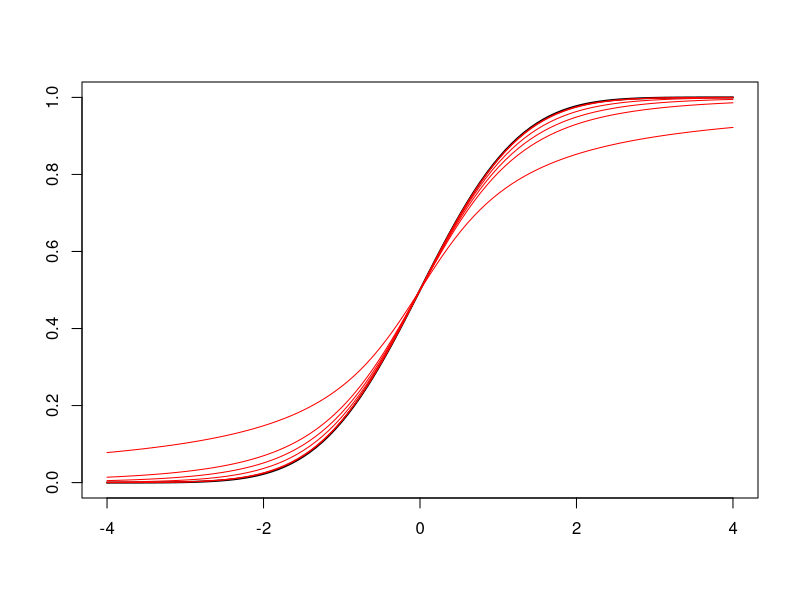
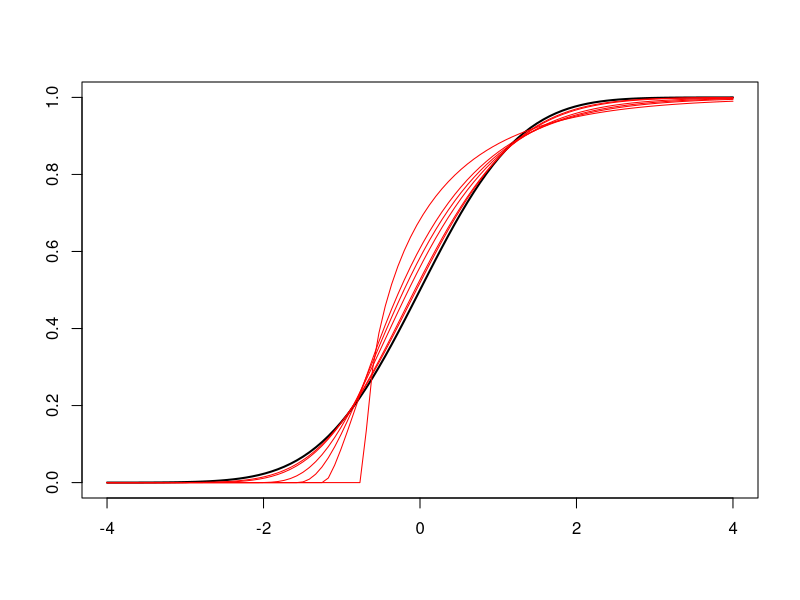
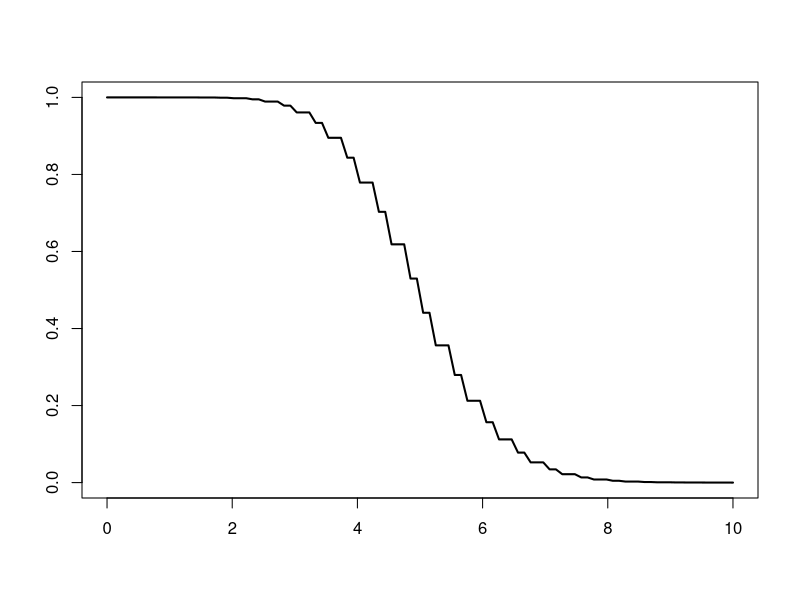
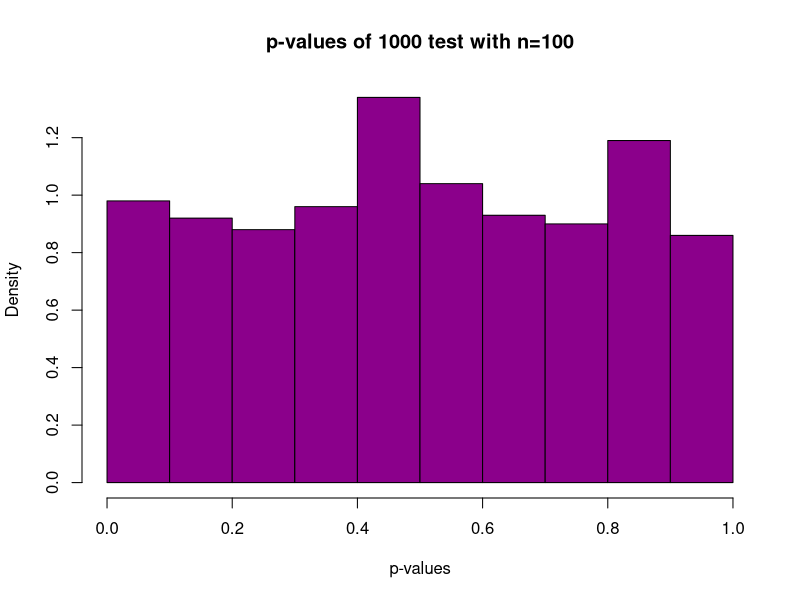

Generate these figures, in order, with R: (Note: a time limit stopped this script after it produced the figures.)
## ---- chunk 1
x <- seq(-4, 4, length=100)
y <- pnorm(x)
plot(x,y, type = "l", lwd = 2, xlab = "", ylab = "")
df <- c(1,3,5,10,50,100)
y <- sapply(df,function(d) pt(x, d))
apply(y,2,function(y) lines(x,y,col="red"))
## ---- chunk 2
x <- seq(-4, 4, length=100)
y <- pnorm(x)
plot(x,y, type = "l", lwd = 2, xlab = "", ylab = "")
df <- c(1,3,5,10,50,100)
y <- sapply(df,function(d) pchisq(x*sqrt(2*d)+d, d))
apply(y,2,function(y) lines(x,y,col="red"))
## ---- chunk 3

ex2pvalue <- function(n,x_mean){
  1-pgamma(5*n, floor(n*x_mean+1), lower = FALSE)
}
x <- seq(0, 10, length=100)
y <- ex2pvalue(4,x)
plot(x,y, type = "l", lwd = 2, xlab = "", ylab = "")
## ---- chunk 4
y <- sapply(1:1000,function(a) ex2pvalue(100,mean(rpois(100, 5))) )
hist(y,
main="p-values of 1000 test with n=100",
xlab="p-values",
xlim=c(0,1),
col="darkmagenta",
freq=FALSE
)
## ---- chunk 5

odp <- sapply(1:10^4, function(a)
  {
    y<-sapply(1:1000,function(a) {ex2pvalue(100,mean(rpois(100, 5)))})
    if(min(y)<= 0.05/1000) return(1)
  })
sum(sapply(odp, sum))/10^4
## ---- chunk 6
odp <- sapply(1:10^4, function(a)
  {
    y<-sapply(1:1000,function(a) ex2pvalue(100,mean(rpois(100, 5))))
    if(-sum(2*log(y))>= qchisq(1-0.05, 2*1000))return(1)
  })
sum(sapply(odp, sum))/10^4
## ---- chunk 7
odp <- sapply(1:10^4, function(a)
  {
    y<-runif(1000,0,1)
    if(-sum(2*log(y))>= qchisq(1-0.05, 2*1000))return(1)
  })
sum(sapply(odp, sum))/10^4
## ---- chunk 8
odp <- sapply(1:10^4, function(a)
  {
    y<-sapply(1:1000,function(a){
        if(a==1){ return(ex2pvalue(100,mean(rpois(100, 7))))}
        if(a>1){return(ex2pvalue(100,mean(rpois(100, 5))))}
      })
    y<-sapply(y,sum)
    
    if(min(y)<= 0.05/1000) return(1)
  })
sum(sapply(odp, sum))/10^4
## ---- chunk 9
odp <- sapply(1:10^4, function(a)
  {
    y<-sapply(1:1000,function(a){
        if(a==1){return(ex2pvalue(100,mean(rpois(100, 7))))}
        if(a>1){return(ex2pvalue(100,mean(rpois(100, 5))))}
      })
    y<-sapply(y, sum)
    if(-sum(2*log(y))>= qchisq(1-0.05, 2*1000))return(1)
  })
sum(sapply(odp, sum))/10^4
## ---- chunk 10
odp <- sapply(1:10^4, function(a)
  {
    y<-sapply(1:1000,function(a){
        if(a<=100){ return(ex2pvalue(100,mean(rpois(100, 5.2))))}
        if(a>100){return(ex2pvalue(100,mean(rpois(100, 5))))}
      })
    y<-sapply(y,sum)
    if(min(y)<= 0.05/1000) return(1)
  })
sum(sapply(odp, sum))/10^4
## ---- chunk 11
odp <- sapply(1:10^4, function(a)
  {
    y<-sapply(1:1000,function(a){
        if(a<=100){return(ex2pvalue(100,mean(rpois(100, 5.2))))}
        if(a>100){return(ex2pvalue(100,mean(rpois(100, 5))))}
      })
    y<-sapply(y, sum)
    if(-sum(2*log(y))>= qchisq(1-0.05, 2*1000))return(1)
  })
sum(sapply(odp, sum))/10^4
## ---- chunk 12
x <- 2:100000
y <- sapply(x,function(a){max(rnorm(a))/sqrt(2*log(a))})
plot(x,y, type = "l", lwd = 2, xlab = "", ylab = "")
y <- sapply(1:10,function(a){
  sapply(x,function(a){max(rnorm(a))/sqrt(2*log(a))})
  })
apply(y,2,function(y) lines(x,y,col="red"))
## ---- chunk 13
ex4L <- function(Y){
  n <- length(Y)
  epsilon <- 0.1
  gamma <- (1-epsilon)*sqrt(2*log(n))
  exponential<- function(y) gamma*y-gamma^2/2
  return(1/n*sum(exp(exponential(Y))))
}
ex4Lapprox <- function(Y){
  n <- length(Y)
  epsilon <- 0.1
  gamma <- (1-epsilon)*sqrt(2*log(n))
  exponential <- function(y){
    if(y<sqrt(2*log(n))){return(exp(gamma*y-gamma^2/2))}
    else{return(0)}
  }
  return(1/n*sum(sapply(Y,function(y) exponential(y))))
}
draw_hist <- function(d){
  print(var(d))
  hist(d,
main="",xlab="",
xlim=c(min(d),max(d)),
col="darkmagenta",freq=FALSE)
}
samel<-sapply(c(10^3,10^4,10^5),function(n){
  print(n)
  d<-sapply(1:10^3,function(a) {
    Y<-rnorm(n, 0, 1)
    return (c(ex4L(Y),ex4Lapprox(Y)))})
  draw_hist(d[1,])
  draw_hist(d[2,])
  same<-apply(d,2,function(a){
    if(a[1]==a[2])return(1)
    else return(0)
  })
  return(sum(sapply(same,sum))/10^3)
})
print(samel)

## ---- chunk 14
ex4L <- function(Y){
  n <- length(Y)
  epsilon <- 0.1
  gamma <- (1-epsilon)*sqrt(2*log(n))
  exponential<- function(y) gamma*y-gamma^2/2
  return(1/n*sum(exp(exponential(Y))))
}
ex4Lapprox <- function(Y){
  n <- length(Y)
  epsilon <- 0.1
  gamma <- (1-epsilon)*sqrt(2*log(n))
  exponential <- function(y){
    if(y<sqrt(2*log(n))){return(exp(gamma*y-gamma^2/2))}
    else{return(0)}
  }
  return(1/n*sum(sapply(Y,function(y) exponential(y))))
}
draw_hist <- function(d){
  hist(d,
main="",xlab="",
xlim=c(min(d),max(d)),
col="darkmagenta",freq=FALSE)
}
sapply(c(10^3,10^4,10^5),function(n){
  d<-sapply(1:10^3,function(a) {
    Y<-rnorm(1, (1-0.1)*sqrt(2*log(n)), 1)
    Y<-append(Y,rnorm(n-1,0,1))
    return (c(ex4L(Y),ex4Lapprox(Y)))})
  draw_hist(d[1,])
  draw_hist(d[2,])
})
## ---- chunk 15
ans<-apply(expand.grid(c(0.05,0.2),c(500,5000,50000)),1,function(a){
  n<-a[2]
  epsi<-a[1]
  crit_value <- sapply(1:10^3,function(i){
    Y<-rnorm(n)
    return(log(ex4L(Y)))
  })  
  sort(sapply(crit_value,sum))
  crit_value<-crit_value[10^3/100*5]
 
  pans<-sapply(1:10^3,function(a){
    Y<-mean(rnorm(10^3, (1+epsi)*sqrt(2*log(n)), 1))
    Y<-append(Y,sapply(1:n-1,function(a) mean(rnorm(10^3,0,1))))
    powers<- c(0,0,0)
    #Neyman-Pearson
    if(log(ex4L(Y))>=crit_value) powers[1] <- 1
    pi_val<-(1-pnorm(10^3*abs(Y),0,sqrt(10^3)))+(pnorm(-10^3*abs(Y),0,sqrt(10^3)))
    #Bonferoni
    if(min(pi_val)<=0.05/n)powers[2] <-1
    #Fisher
    if(-sum(2*log(pi_val))>qchisq(1-0.05, 2*n))powers[3] <-1
    return(powers)
  })
  pans<-apply(pans,1, sum)
  return(pans/10^3)
})
print(ans)
